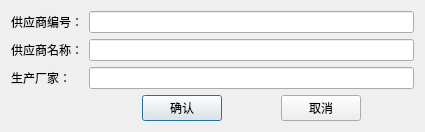
<?xml version="1.0" encoding="UTF-8"?>
<ui version="4.0">
 <class>Dialog</class>
 <widget class="QDialog" name="Dialog">
  <property name="geometry">
   <rect>
    <x>0</x>
    <y>0</y>
    <width>425</width>
    <height>130</height>
   </rect>
  </property>
  <property name="windowTitle">
   <string>Dialog</string>
  </property>
  <layout class="QGridLayout" name="gridLayout">
   <item row="0" column="3">
    <widget class="QLineEdit" name="supplyerid"/>
   </item>
   <item row="2" column="3">
    <widget class="QLineEdit" name="producer"/>
   </item>
   <item row="0" column="0">
    <widget class="QLabel" name="supplyeridlabel">
     <property name="text">
      <string>供应商编号：</string>
     </property>
    </widget>
   </item>
   <item row="1" column="3">
    <widget class="QLineEdit" name="supplyername"/>
   </item>
   <item row="2" column="0">
    <widget class="QLabel" name="producerlabel">
     <property name="text">
      <string>生产厂家：</string>
     </property>
    </widget>
   </item>
   <item row="1" column="0">
    <widget class="QLabel" name="supplyernamelabel">
     <property name="text">
      <string>供应商名称：</string>
     </property>
    </widget>
   </item>
   <item row="3" column="3">
    <layout class="QHBoxLayout" name="horizontalLayout_2">
     <item>
      <widget class="QPushButton" name="acceptbutton">
       <property name="sizePolicy">
        <sizepolicy hsizetype="Fixed" vsizetype="Fixed">
         <horstretch>0</horstretch>
         <verstretch>0</verstretch>
        </sizepolicy>
       </property>
       <property name="text">
        <string>确认</string>
       </property>
      </widget>
     </item>
     <item>
      <widget class="QPushButton" name="cancelbutton">
       <property name="sizePolicy">
        <sizepolicy hsizetype="Fixed" vsizetype="Fixed">
         <horstretch>0</horstretch>
         <verstretch>0</verstretch>
        </sizepolicy>
       </property>
       <property name="text">
        <string>取消</string>
       </property>
      </widget>
     </item>
    </layout>
   </item>
  </layout>
 </widget>
 <tabstops>
  <tabstop>supplyerid</tabstop>
  <tabstop>supplyername</tabstop>
  <tabstop>producer</tabstop>
  <tabstop>acceptbutton</tabstop>
  <tabstop>cancelbutton</tabstop>
 </tabstops>
 <resources/>
 <connections/>
</ui>
